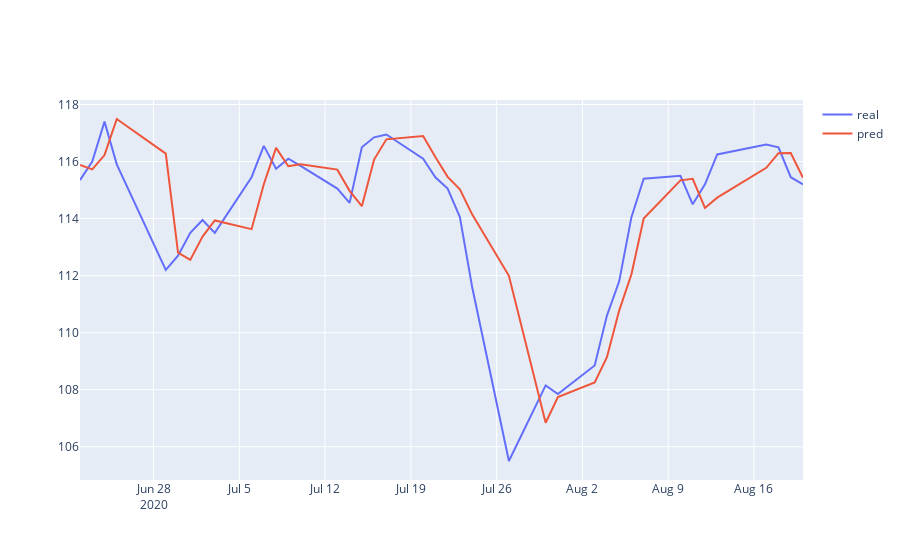

The notebook cell this image was saved under:
### Code cell
fig = go.Figure()

fig.add_trace(
    go.Scatter(
        name='real',
        x=df.iloc[-40:,:]['date'],
        y=real.flatten()
    )
)

fig.add_trace(
    go.Scatter(
        name='pred',
        x=df.iloc[-40:,:]['date'],
        y=predicted_stock_price.flatten()
    )
)
fig.show()
